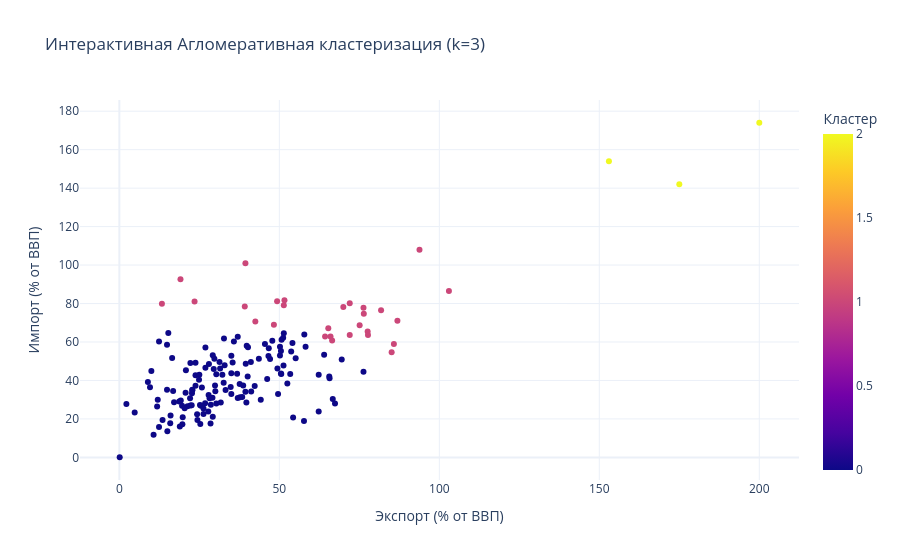

Source (notebook cell):
### Code cell
fig_agglom = px.scatter(
    df_clusters,
    x='exports',
    y='imports',
    color='agglom_cluster',
    hover_name='country',
    title='Интерактивная Агломеративная кластеризация (k=3)',
    labels={'exports': 'Экспорт (% от ВВП)', 'imports': 'Импорт (% от ВВП)', 'agglom_cluster': 'Кластер'},
    template='plotly_white'
)

fig_agglom.show()

### Figure 1 — Plotly figure (JSON) as saved in the notebook; plotly's stock layout.template omitted (floating-point values rounded to 4 significant figures; data arrays with more than 128 entries replaced by an {"elided": "..."} marker saying what was removed)
{"data": [{"hovertemplate": "<b>%{hovertext}</b><br><br>Экспорт (% от ВВП)=%{x}<br>Импорт (% от ВВП)=%{y}<br>Кластер=%{marker.color}<extra></extra>", "hovertext": {"elided": "167 str values"}, "legendgroup": "", "marker": {"color": {"elided": "167 int values"}, "coloraxis": "coloraxis", "symbol": "circle"}, "mode": "markers", "name": "", "orientation": "v", "showlegend": false, "x": {"elided": "167 float values"}, "xaxis": "x", "y": {"elided": "167 float values"}, "yaxis": "y", "type": "scatter"}], "layout": {"xaxis": {"anchor": "y", "domain": [0.0, 1.0], "title": {"text": "Экспорт (% от ВВП)"}}, "yaxis": {"anchor": "x", "domain": [0.0, 1.0], "title": {"text": "Импорт (% от ВВП)"}}, "coloraxis": {"colorbar": {"title": {"text": "Кластер"}}, "colorscale": [[0.0, "#0d0887"], [0.1111, "#46039f"], [0.2222, "#7201a8"], [0.3333, "#9c179e"], [0.4444, "#bd3786"], [0.5556, "#d8576b"], [0.6667, "#ed7953"], [0.7778, "#fb9f3a"], [0.8889, "#fdca26"], [1.0, "#f0f921"]]}, "legend": {"tracegroupgap": 0}, "title": {"text": "Интерактивная Агломеративная кластеризация (k=3)"}}}
